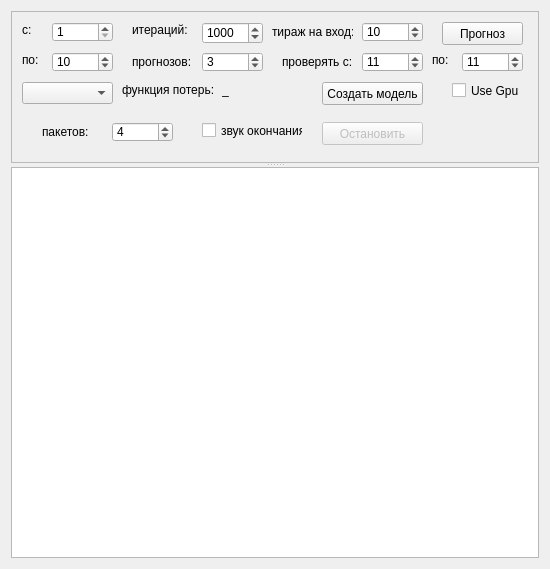
<?xml version="1.0" encoding="UTF-8"?>
<ui version="4.0">
 <class>KerasForm</class>
 <widget class="QWidget" name="KerasForm">
  <property name="geometry">
   <rect>
    <x>0</x>
    <y>0</y>
    <width>550</width>
    <height>569</height>
   </rect>
  </property>
  <property name="windowTitle">
   <string>Keras Network</string>
  </property>
  <layout class="QVBoxLayout" name="verticalLayout">
   <item>
    <widget class="QSplitter" name="splitter">
     <property name="orientation">
      <enum>Qt::Vertical</enum>
     </property>
     <widget class="QScrollArea" name="scrollAreaControl">
      <property name="minimumSize">
       <size>
        <width>0</width>
        <height>150</height>
       </size>
      </property>
      <property name="verticalScrollBarPolicy">
       <enum>Qt::ScrollBarAlwaysOff</enum>
      </property>
      <property name="widgetResizable">
       <bool>false</bool>
      </property>
      <property name="alignment">
       <set>Qt::AlignLeading|Qt::AlignLeft|Qt::AlignTop</set>
      </property>
      <widget class="QWidget" name="scrollAreaWidgetContents">
       <property name="geometry">
        <rect>
         <x>0</x>
         <y>0</y>
         <width>514</width>
         <height>150</height>
        </rect>
       </property>
       <property name="sizePolicy">
        <sizepolicy hsizetype="Expanding" vsizetype="Expanding">
         <horstretch>0</horstretch>
         <verstretch>0</verstretch>
        </sizepolicy>
       </property>
       <property name="minimumSize">
        <size>
         <width>0</width>
         <height>150</height>
        </size>
       </property>
       <widget class="QLabel" name="label">
        <property name="geometry">
         <rect>
          <x>10</x>
          <y>10</y>
          <width>21</width>
          <height>16</height>
         </rect>
        </property>
        <property name="text">
         <string>с:</string>
        </property>
       </widget>
       <widget class="QSpinBox" name="spinBoxFromDraw">
        <property name="geometry">
         <rect>
          <x>40</x>
          <y>10</y>
          <width>61</width>
          <height>20</height>
         </rect>
        </property>
        <property name="minimum">
         <number>1</number>
        </property>
        <property name="maximum">
         <number>99999999</number>
        </property>
        <property name="value">
         <number>1</number>
        </property>
       </widget>
       <widget class="QSpinBox" name="spinBoxToDraw">
        <property name="geometry">
         <rect>
          <x>40</x>
          <y>40</y>
          <width>61</width>
          <height>20</height>
         </rect>
        </property>
        <property name="minimum">
         <number>1</number>
        </property>
        <property name="maximum">
         <number>99999999</number>
        </property>
        <property name="value">
         <number>10</number>
        </property>
       </widget>
       <widget class="QLabel" name="label_2">
        <property name="geometry">
         <rect>
          <x>10</x>
          <y>40</y>
          <width>21</width>
          <height>16</height>
         </rect>
        </property>
        <property name="text">
         <string>по:</string>
        </property>
       </widget>
       <widget class="QPushButton" name="pushButtonPredict">
        <property name="geometry">
         <rect>
          <x>430</x>
          <y>10</y>
          <width>81</width>
          <height>23</height>
         </rect>
        </property>
        <property name="text">
         <string>Прогноз</string>
        </property>
       </widget>
       <widget class="QSpinBox" name="spinBoxPredictCount">
        <property name="geometry">
         <rect>
          <x>190</x>
          <y>40</y>
          <width>61</width>
          <height>20</height>
         </rect>
        </property>
        <property name="minimum">
         <number>1</number>
        </property>
        <property name="maximum">
         <number>9999999</number>
        </property>
        <property name="value">
         <number>3</number>
        </property>
       </widget>
       <widget class="QLabel" name="label_3">
        <property name="geometry">
         <rect>
          <x>120</x>
          <y>40</y>
          <width>61</width>
          <height>20</height>
         </rect>
        </property>
        <property name="text">
         <string>прогнозов:</string>
        </property>
       </widget>
       <widget class="QLabel" name="label_4">
        <property name="geometry">
         <rect>
          <x>420</x>
          <y>40</y>
          <width>21</width>
          <height>16</height>
         </rect>
        </property>
        <property name="text">
         <string>по:</string>
        </property>
       </widget>
       <widget class="QSpinBox" name="spinBoxCheckToDraw">
        <property name="geometry">
         <rect>
          <x>450</x>
          <y>40</y>
          <width>61</width>
          <height>20</height>
         </rect>
        </property>
        <property name="minimum">
         <number>1</number>
        </property>
        <property name="maximum">
         <number>99999999</number>
        </property>
        <property name="value">
         <number>11</number>
        </property>
       </widget>
       <widget class="QSpinBox" name="spinBoxCheckFromDraw">
        <property name="geometry">
         <rect>
          <x>350</x>
          <y>40</y>
          <width>61</width>
          <height>20</height>
         </rect>
        </property>
        <property name="minimum">
         <number>1</number>
        </property>
        <property name="maximum">
         <number>99999999</number>
        </property>
        <property name="value">
         <number>11</number>
        </property>
       </widget>
       <widget class="QLabel" name="label_6">
        <property name="geometry">
         <rect>
          <x>270</x>
          <y>40</y>
          <width>71</width>
          <height>20</height>
         </rect>
        </property>
        <property name="text">
         <string>проверять с:</string>
        </property>
       </widget>
       <widget class="QSpinBox" name="spinBoxIterations">
        <property name="geometry">
         <rect>
          <x>190</x>
          <y>10</y>
          <width>61</width>
          <height>22</height>
         </rect>
        </property>
        <property name="minimum">
         <number>0</number>
        </property>
        <property name="maximum">
         <number>2147483647</number>
        </property>
        <property name="value">
         <number>1000</number>
        </property>
       </widget>
       <widget class="QLabel" name="label_7">
        <property name="geometry">
         <rect>
          <x>120</x>
          <y>10</y>
          <width>61</width>
          <height>16</height>
         </rect>
        </property>
        <property name="text">
         <string>итераций:</string>
        </property>
       </widget>
       <widget class="QComboBox" name="comboBoxLossType">
        <property name="geometry">
         <rect>
          <x>10</x>
          <y>70</y>
          <width>91</width>
          <height>22</height>
         </rect>
        </property>
       </widget>
       <widget class="QLabel" name="label_8">
        <property name="geometry">
         <rect>
          <x>110</x>
          <y>70</y>
          <width>91</width>
          <height>16</height>
         </rect>
        </property>
        <property name="text">
         <string>функция потерь:</string>
        </property>
       </widget>
       <widget class="QLabel" name="labelLossType">
        <property name="geometry">
         <rect>
          <x>210</x>
          <y>70</y>
          <width>111</width>
          <height>16</height>
         </rect>
        </property>
        <property name="text">
         <string>_</string>
        </property>
       </widget>
       <widget class="QSpinBox" name="spinBoxInputDraw">
        <property name="geometry">
         <rect>
          <x>350</x>
          <y>10</y>
          <width>61</width>
          <height>20</height>
         </rect>
        </property>
        <property name="minimum">
         <number>1</number>
        </property>
        <property name="maximum">
         <number>99999999</number>
        </property>
        <property name="value">
         <number>10</number>
        </property>
       </widget>
       <widget class="QLabel" name="label_9">
        <property name="geometry">
         <rect>
          <x>260</x>
          <y>10</y>
          <width>81</width>
          <height>20</height>
         </rect>
        </property>
        <property name="text">
         <string>тираж на вход:</string>
        </property>
       </widget>
       <widget class="QLabel" name="label_5">
        <property name="geometry">
         <rect>
          <x>30</x>
          <y>110</y>
          <width>61</width>
          <height>20</height>
         </rect>
        </property>
        <property name="text">
         <string>пакетов:</string>
        </property>
       </widget>
       <widget class="QSpinBox" name="spinBoxBatchSize">
        <property name="geometry">
         <rect>
          <x>100</x>
          <y>110</y>
          <width>61</width>
          <height>20</height>
         </rect>
        </property>
        <property name="minimum">
         <number>1</number>
        </property>
        <property name="maximum">
         <number>9999999</number>
        </property>
        <property name="value">
         <number>4</number>
        </property>
       </widget>
       <widget class="QPushButton" name="pushButtonCreateModel">
        <property name="geometry">
         <rect>
          <x>310</x>
          <y>70</y>
          <width>101</width>
          <height>23</height>
         </rect>
        </property>
        <property name="text">
         <string>Создать модель</string>
        </property>
       </widget>
       <widget class="QPushButton" name="pushButtonStopProcess">
        <property name="enabled">
         <bool>false</bool>
        </property>
        <property name="geometry">
         <rect>
          <x>310</x>
          <y>110</y>
          <width>101</width>
          <height>23</height>
         </rect>
        </property>
        <property name="text">
         <string>Остановить</string>
        </property>
       </widget>
       <widget class="QCheckBox" name="checkBoxUseGpu">
        <property name="geometry">
         <rect>
          <x>440</x>
          <y>70</y>
          <width>70</width>
          <height>17</height>
         </rect>
        </property>
        <property name="text">
         <string>Use Gpu</string>
        </property>
       </widget>
       <widget class="QCheckBox" name="checkBoxWavOnEnd">
        <property name="geometry">
         <rect>
          <x>190</x>
          <y>110</y>
          <width>101</width>
          <height>17</height>
         </rect>
        </property>
        <property name="statusTip">
         <string>wav файл задается в настройках</string>
        </property>
        <property name="text">
         <string>звук окончания</string>
        </property>
       </widget>
      </widget>
     </widget>
     <widget class="QPlainTextEdit" name="plainTextEdit">
      <property name="sizePolicy">
       <sizepolicy hsizetype="Expanding" vsizetype="Expanding">
        <horstretch>0</horstretch>
        <verstretch>1</verstretch>
       </sizepolicy>
      </property>
     </widget>
    </widget>
   </item>
  </layout>
 </widget>
 <resources/>
 <connections/>
</ui>
